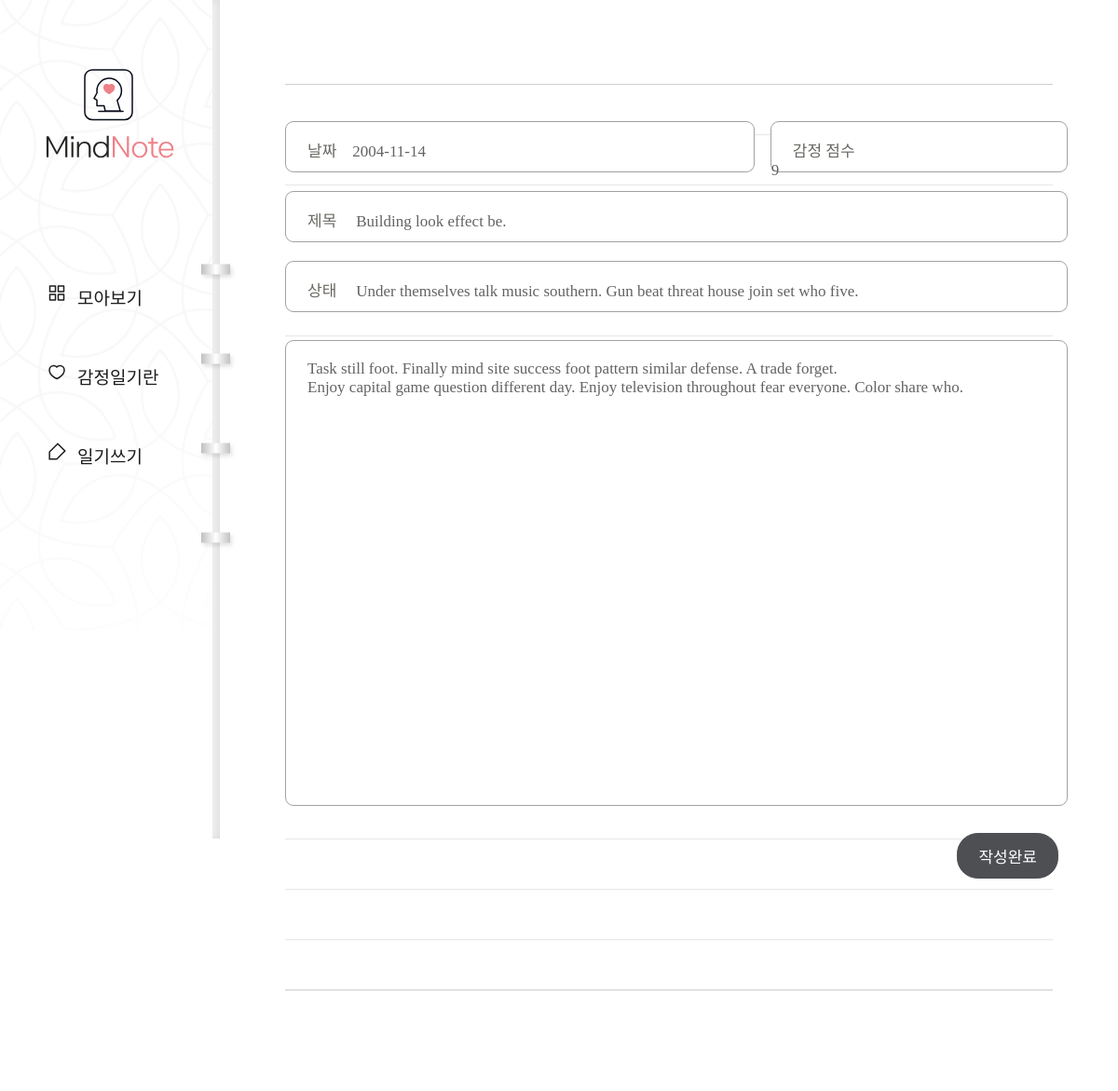
/diary/page/7/edit/, run on the app's committed database.
### diary/models.py (models this page shows, shortened)
class Page(models.Model):
    title = models.CharField(max_length=100, validators=[validate_no_hash])
    content = models.TextField(validators=[validate_no_hash])
    feeling = models.CharField(max_length=80, validators=[validate_no_hash, validate_no_numbers])
    score = models.IntegerField(validators=[validate_score])
    dt_created = models.DateField()

### diary/views.py (the view, shortened to what this page needs)
# urls.py: path('diary/page/<int:pk>/edit/', views.PageUpdateView.as_view(), name='page-update'),
class PageUpdateView(UpdateView):
    model = Page
    form_class = PageForm

### diary/forms.py
class PageForm(forms.ModelForm):
    class Meta:
        model = Page
        fields = ['title', 'content', 'feeling', 'score', 'dt_created']

### diary/templates/diary/page_form.html (shortened to what this page needs)
{% extends './base.html' %}
{% block content %}
<div class="wrap-post">
    <form method="post">{% csrf_token %}
        <div class="editor">
            <div class="input input-date"><p>날짜</p>{{form.dt_created}}</div>
            <div class="input input-score">
                <p>감정 점수</p>
                {{form.score}}
            </div>
            <div class="input input-title">
                <p>제목</p>
                {{form.title}}
            </div>
            <div class="input input-state">
                <p>상태</p>
                {{form.feeling}}
            </div>
            {{form.content}}
            <div class="post-btn">
                <input type="submit" value="작성완료">
            </div>
        </div>
    </form>
</div>
{% endblock content %}

### diary/static/diary/css/styles.css (style rules this page uses)
h1,h2,h3,p,a,ul,li { margin: 0; padding: 0; font-family: 'NanumSquare'; list-style: none; text-decoration: none; outline: none; }
html { position: relative; min-height: 100%; margin: 0; }
body { margin: 0; padding: 0; -webkit-font-smoothing: antialiased; -moz-osx-font-smoothing: auto; }
.wrap-post { padding-left: 236px; padding-top: 10px; padding-bottom: 50px; }
form { margin: 0 70px; padding-top: 120px; padding-bottom: 200px; background: url(../image/note-bg.svg) repeat-x center/1535px 974px; }
.editor { overflow: hidden; width: 840px; margin: 0 auto; }
.input { position: relative; height: 55px; margin-bottom: 20px; border: solid 1px #a3a0a0; border-radius: 9px; background: #fff; box-sizing: border-box; }
.input-date { float: left; width: 60%; }
.input-score { float: right; width: 38%; }
.input-title { float: left; width: 100%; }
.input-state { float: left; width: 100%; margin-bottom: 30px; }
.input p { display: inline-block; padding-top: 17px; padding-left: 23px; padding-right: 17px; font-family: 'NanumSquare'; color: #696862; font-size: 17px; }
.input-title input { width: 750px; }
.input-state input { width: 750px; }
input { padding: 0; font-family: 'NanumBarunpen'; color: #636363; font-size: 17px; background-color: transparent; border: none; box-sizing: border-box; }
textarea { width: 100%; height: 500px; padding: 20px 23px 30px 23px; font-family: 'NanumBarunpen'; color: #636363; font-size: 17px; border: solid 1px #a3a0a0; border-radius: 9px; box-sizing: border-box; resize: none; }
input::placeholder,textarea::placeholder { color: #bcbbb6; }
.post-btn { overflow: hidden; margin-top: 25px; }
input[type="submit"] { float: right; padding: 11px 22px; margin-right: 10px; font-family: 'NanumSquare'; color: #fff; font-size: 17px; background-color: #4e4f53; border: solid 1px #4e4f53; border-radius: 22.5px; cursor: pointer; }

### data on the page
Page: dt_created "2004-11-14", score "9", title "Building look effect be.", feeling "Under themselves talk music southern. Gun beat threat house join set who five.", content "Task still foot. Finally mind site success foot pattern similar defense. A trade forget. Enjoy capital game question different day. Enjoy television throughout fear everyone. Color share who."
